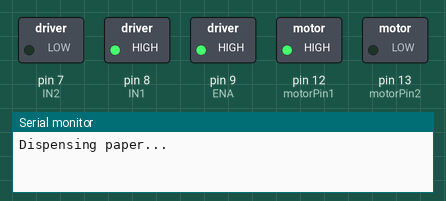
Recording of a sketch running on a simulated Arduino Uno, built with avr-gcc and run on an emulated ATmega328P. Parts: switched loads named in the sketch (green lamp = pin HIGH), the last lines printed to the serial monitor.

Above: at 2.5 s.
At 10.0 s:
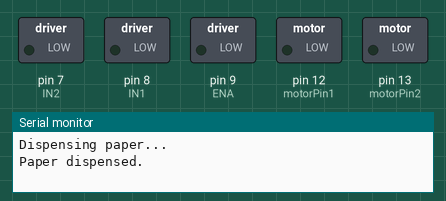
Timing chart, 0 to 19.5 s (numbered marks = the images above):
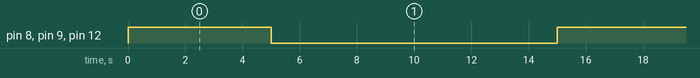

Measured:
- by itself, pin 8 (IN1), pin 9 (ENA), pin 12 (motorPin1): alternates HIGH for 5.0 s and LOW for 10.0 s

The sketch:

ppp.ino
```cpp
// L298 Motor Driver pins
const int ENA = 9;  // Enable A pin
const int IN1 = 8;   // Input 1 pin
const int IN2 = 7;   // Input 2 pin

// Motor pins
const int motorPin1 = 12; // Connect to OUT1 of L298
const int motorPin2 = 13; // Connect to OUT2 of L298

void setup() {
  // Set pin modes
  pinMode(ENA, OUTPUT);
  pinMode(IN1, OUTPUT);
  pinMode(IN2, OUTPUT);
  pinMode(motorPin1, OUTPUT);
  pinMode(motorPin2, OUTPUT);

  // Initialize serial communication
  Serial.begin(9600);
}

void loop() {
  // Enable motor driver
  digitalWrite(ENA, HIGH);

  // Rotate motor to dispense paper
  digitalWrite(IN1, HIGH);
  digitalWrite(IN2, LOW);

 // Set motor speed (PWM)
  analogWrite(motorPin1, 200); // Adjust PWM value for desired speed

  // Display motor status
  Serial.println("Dispensing paper...");

  // Delay for paper dispensing (adjust as necessary for A4 size)
  delay(5000); // Example: 5 seconds for A4 paper

  // Stop motor
  digitalWrite(IN1, LOW);
  digitalWrite(IN2, LOW);
  analogWrite(motorPin1, 0);

  // Display motor status
  Serial.println("Paper dispensed.");

  // Disable motor driver until next paper dispensing
  digitalWrite(ENA, LOW);

  // Wait for the next paper dispensing action (adjust as necessary)
  delay(10000); // Example: 10 seconds delay before the next dispensing action
}
```
